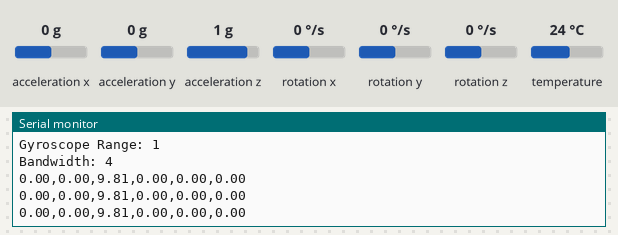
The sketch below on a simulated ESP32. Shown: the last lines printed to the serial monitor. Inputs (shaded band) come from the test bench; at power-on: acceleration x 0 g, acceleration y 0 g, acceleration z 1 g, rotation x 0 °/s, rotation y 0 °/s, rotation z 0 °/s, temperature 24 °C.

Above: at 1.3 s.
1.4 s: acceleration x set to -1.4 g
At 2.0 s:
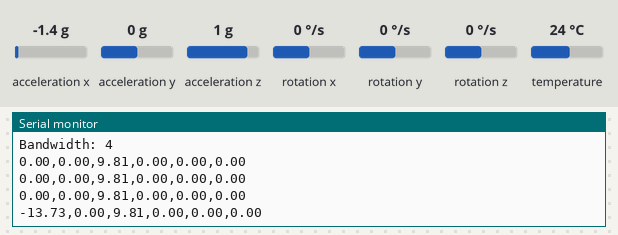
2.9 s: acceleration y set to -1.4 g
At 3.5 s:
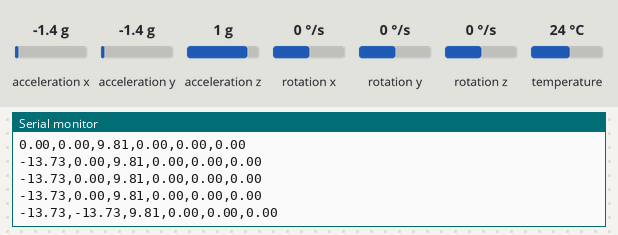
4.4 s: acceleration z set to -1.4 g
At 5.0 s:
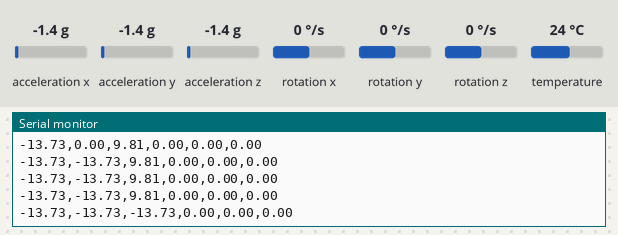
5.9 s: rotation x set to -192 °/s
At 6.5 s:
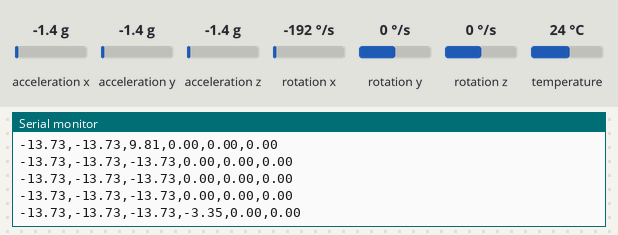
7.4 s: rotation y set to -192 °/s
At 8.1 s:
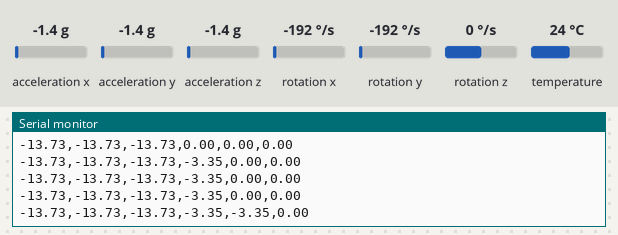

Measured:
- after the input at 1.4 s, the serial monitor: prints a new line after 0.21 s (image 1)
- after the input at 2.9 s, the serial monitor: prints a new line after 0.22 s (image 2)
- after the input at 4.4 s, the serial monitor: prints a new line after 0.23 s (image 3)
- after the input at 5.9 s, the serial monitor: prints a new line after 0.23 s (image 4)
- after the input at 7.4 s, the serial monitor: prints a new line after 0.24 s (image 5)

The sketch:

MPU6050_CSV_VER.ino
```cpp
#include <Adafruit_MPU6050.h>
#include <Adafruit_Sensor.h>
#include <Wire.h>

#define SDA 8
#define SCL 9

Adafruit_MPU6050 mpu;
const long BAUD_RATE = 115200;

void mpu_settings() {
  auto AccelRange = MPU6050_RANGE_2_G;
  auto GyroRange = MPU6050_RANGE_500_DEG;
  auto Bandwidth = MPU6050_BAND_21_HZ;

  mpu.setAccelerometerRange(AccelRange);
  mpu.setGyroRange(GyroRange);
  mpu.setFilterBandwidth(Bandwidth);

  Serial.printf("Accelerometer Range: %d\n", AccelRange);
  Serial.printf("Gyroscope Range: %d\n", GyroRange);
  Serial.printf("Bandwidth: %d\n", Bandwidth);
}

void sendMPUData() {
  sensors_event_t a, g, temp;
  mpu.getEvent(&a, &g, &temp);

  // Print Acceleration (X, Y, Z)
  Serial.print(a.acceleration.x);
  Serial.print(",");
  Serial.print(a.acceleration.y);
  Serial.print(",");
  Serial.print(a.acceleration.z);
  Serial.print(",");

  // Print Rotation (X, Y, Z)
  Serial.print(g.gyro.x);
  Serial.print(",");
  Serial.print(g.gyro.y);
  Serial.print(",");
  Serial.println(g.gyro.z); // println adds the hidden newline character at the end
}

void setup() {
  Serial.begin(BAUD_RATE);
  Serial.println("Adafruit MPU6050 test");
  Wire.begin(SDA, SCL);

  while(!mpu.begin()) {
    Serial.println("Failed to detect");
    delay(100);
  }

    Serial.println("MPU Found");
    mpu_settings();
    delay(100);
}

void loop() {
  sendMPUData();
  delay(500);
}
```
